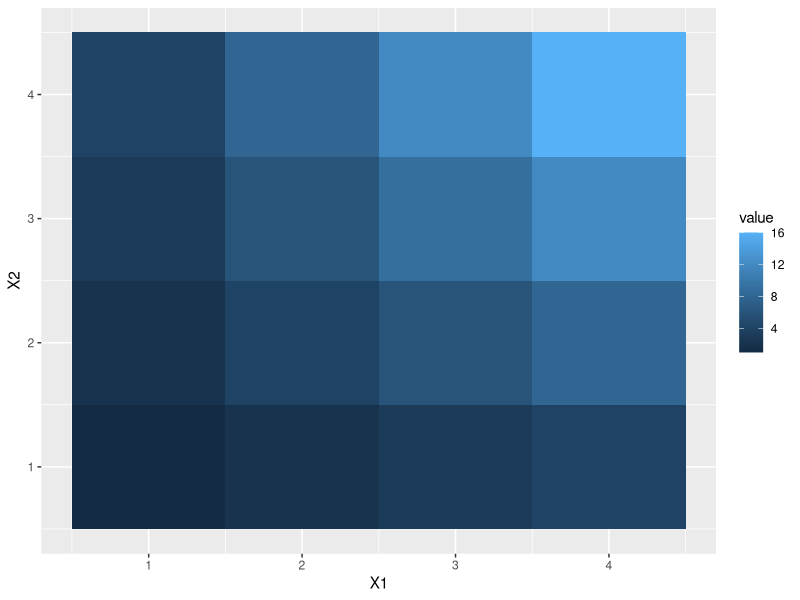
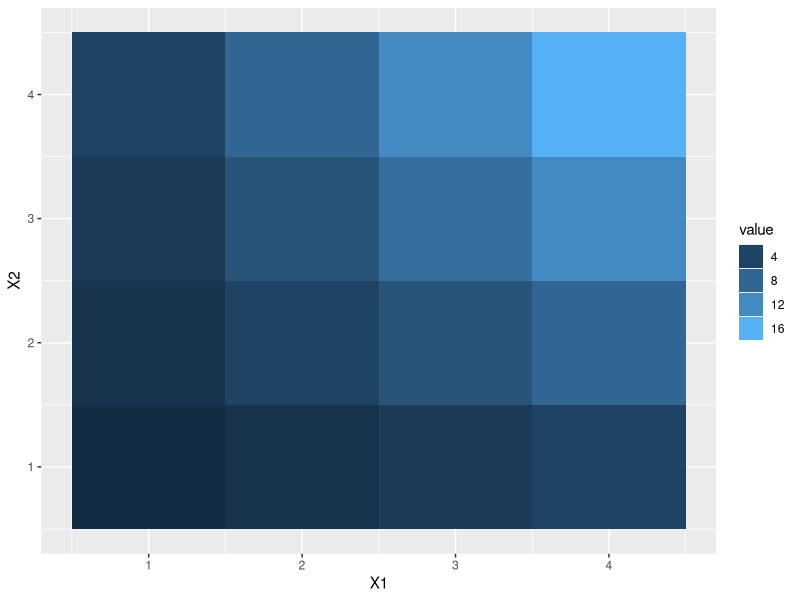
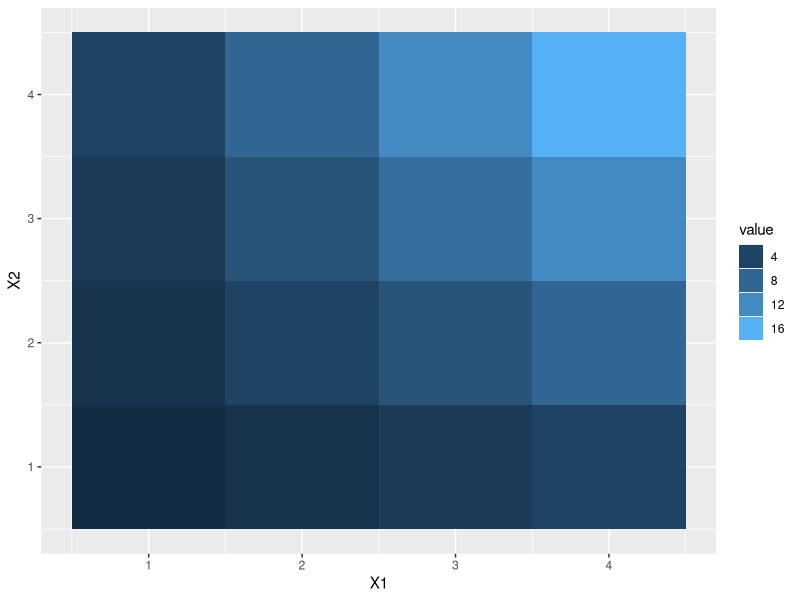
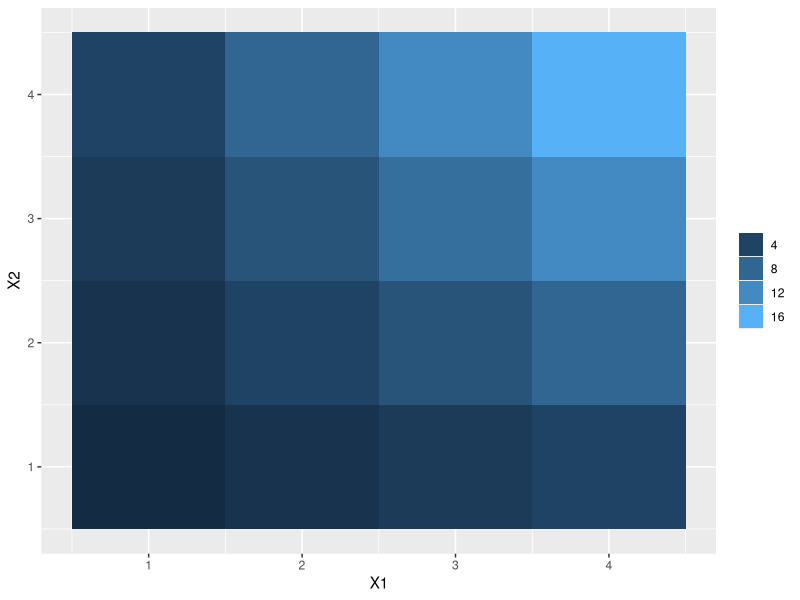
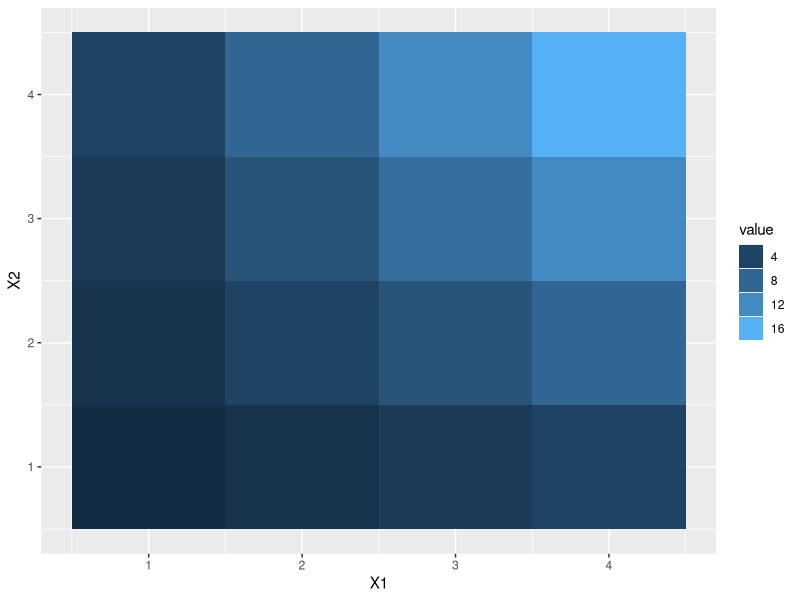
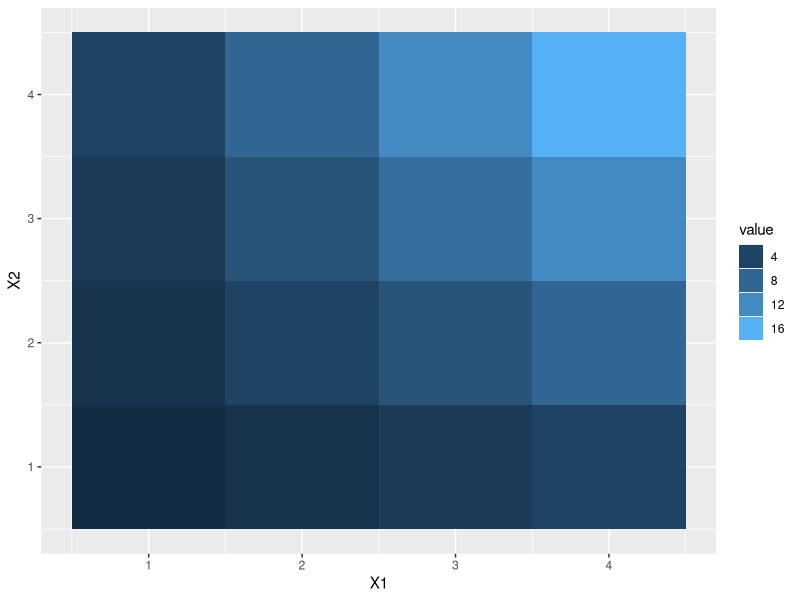
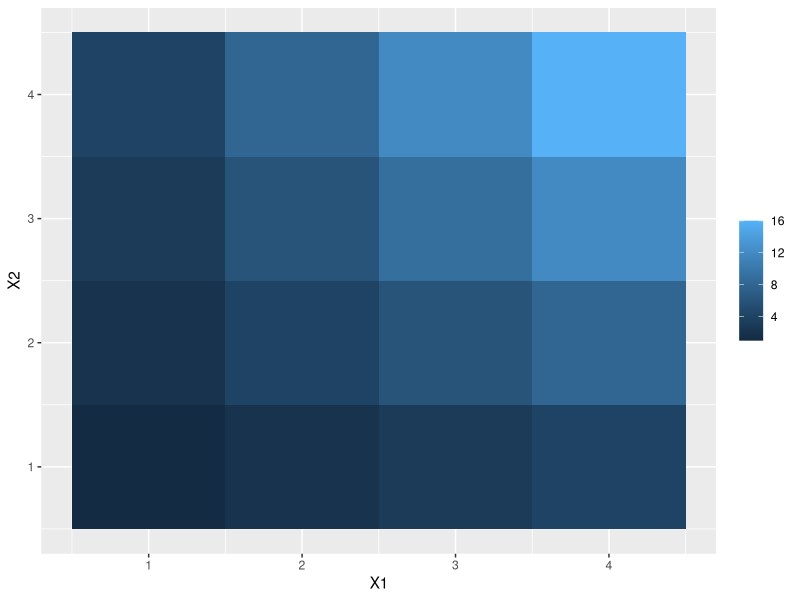
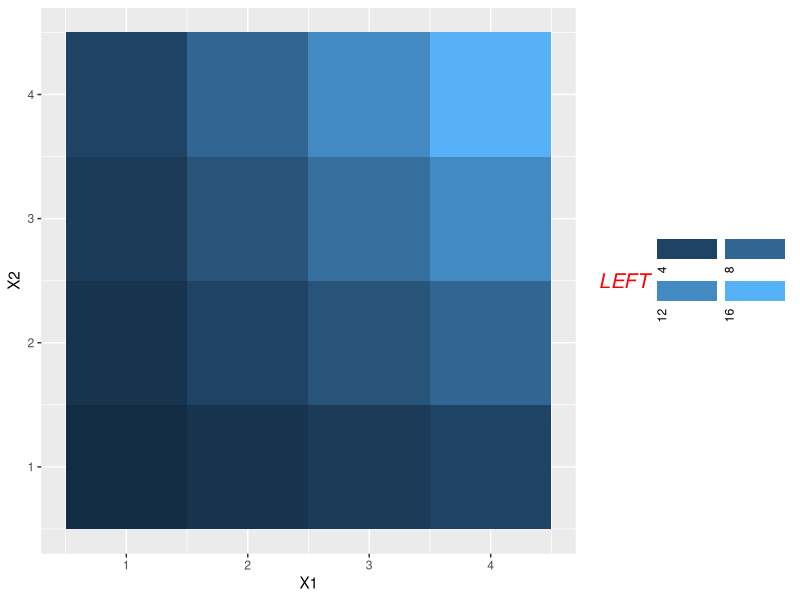

Source code (R) for these figures, in order:
## ---- chunk 1
library(tidyverse)
## ---- chunk 2
df <- reshape2::melt(outer(1:4, 1:4), varnames = c("X1", "X2"))
p1 <- ggplot(df, aes(X1, X2)) + geom_tile(aes(fill = value));p1
## ---- chunk 3
p1 + scale_fill_continuous(guide = "legend")
## ---- chunk 4
p1 + scale_fill_continuous(guide = guide_legend())
## ---- chunk 5
p1 + scale_fill_continuous(guide = guide_legend(title=NULL))
## ---- chunk 6
p1+guides(fill = "legend")
## ---- chunk 7
p1+guides(fill = guide_legend())
## ---- chunk 8
p1+guides(fill = guide_colorbar(title = NULL))
## ---- chunk 9
p2<-p1 + guides(fill =  guide_legend( title = "LEFT", 
                                  title.position = "left",
                                  title.theme = element_text( size = 15,
                                                              face = "italic",
                                                              colour = "red",
                                                              angle = 0
                                                            ),
                                  label.position = "bottom",
                                  label.hjust = 0.5,
                                  label.vjust = 1,
                                  label.theme = element_text(angle = 90),
                                  direction = "horizontal",
                                  keywidth = 3, 
                                  keyheight = 1,
                                  nrow=2,
                                  byrow=TRUE
                               )
            );p2
## ---- chunk 10
p3<-p1 + guides(fill =  guide_colorbar( title = "LEFT", 
                                  title.position = "left",
                                  title.theme = element_text( size = 15,
                                                              face = "italic",
                                                              colour = "red",
                                                              angle = 0
                                                            ),
                                  label.position = "bottom",
                                  label.hjust = 0.5,
                                  label.vjust = 1,
                                  label.theme = element_text(angle = 90),
                                  direction = "horizontal",
                                  barwidth = 10, barheight = 10,
                                  nbin = 100,
                                  draw.ulim = FALSE, 
                                  draw.llim = FALSE,
                                  ticks=TRUE
                                  )
            );p3
## ---- chunk 11
p2+theme(legend.position="top")
## ---- chunk 12
p3+theme(legend.position = c(0.3,0.5))
## ---- chunk 13
mydata <- data.frame(  x = runif(100,0,100),  
                        y = runif(100,0,100),  
                        z = runif(100,0,100),  
                        f = runif(100,0,100),  
                        g = rep(LETTERS[1:5],each = 20))
p <- ggplot(mydata,aes(x,y))+  geom_point(aes(fill = z,size = f ),shape = 21);p
## ---- chunk 14
colorbar = guide_colorbar(  title = 'Colorbar',  
                            title.position = 'left',  #left,right,top,bottom  
                            title.theme = element_text(size = 15,face = "italic",colour = "red",angle = 45),  
                            title.hjust =  .5,  
                            title.vjust =  0,  
                            label = TRUE,  
                            label.position = 'top',  
                            label.theme = element_text(size = 15,face = "italic",colour = "red",angle = 45),  
                            label.hjust = .5,  
                            label.vjust = .5,  
                            barwidth = unit(6,"cm"),  #Default value is legend.key.width or legend.key.size  
                            barheight = unit(1.2,"cm"),  #Default value is legend.key.height or legend.key.size  
                            nbin = 20,  
                            ticks = TRUE,  
                            draw.ulim = TRUE,  
                            draw.llim = TRUE,  
                            direction = "horizontal",  #"horizontal" or "vertical."  
                            reverse = TRUE,  
                            order = 1)
size_legend = guide_legend(  title = 'legend',  
                             title.position = "left",  
                             title.hjust =  .5,  
                             title.vjust = .5,  
                             title.theme = element_text(size = 15,face = "italic",colour = "red",angle = 45),  
                             keywidth = 2.5,  
                             keyheight = 2,  
                             label.position = "bottom",  
                             direction = "horizontal",  
                             label = TRUE,  
                             label.hjust = 0.5,  
                             label.vjust = 0.5,  
                             label.theme = element_text(size = 15,face = "italic",colour = "red",angle = 45),  
                             nrow = 2,  
                             byrow = TRUE,  
                             reverse = TRUE,  
                             order = 2)
p + scale_fill_gradient(breaks = seq(0,100,10)) +  
    scale_size_area(breaks = seq(0,100,10))  +  
    guides(fill = colorbar,size = size_legend)
## ---- chunk 15
p+scale_fill_gradient(breaks=seq(0,100,10),guide=colorbar)+
  scale_size_area(breaks = seq(0,100,10),guide=size_legend)
